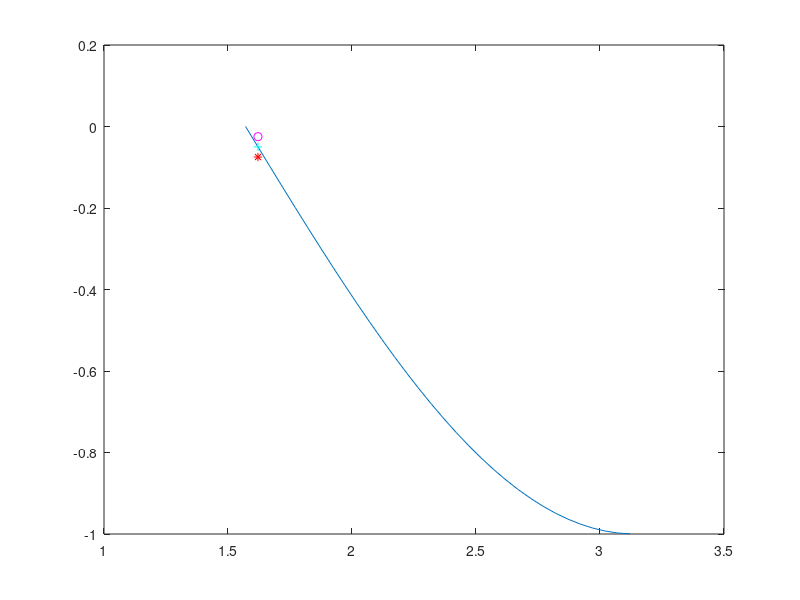

Source code (MATLAB): (Note: this script raises an error after producing the figure.)
fx = @(x)sin(x);
h = 0.05;
N = (pi - pi/2)/h;
A = pi/2:h:pi;
chinh_xac = cos(A);
plot(A,chinh_xac); hold on;
for i = 1:N
  X = pi/2 + i*h;
  SPT = (feval(fx,pi/2+(i+1)*h) - feval(fx,pi/2+i*h))/h;
  SPN = (feval(fx,pi/2+i*h) - feval(fx,pi/2+(i-1)*h))/h;
  SPTT = (feval(fx,pi/2+(i+1)*h) - feval(fx,pi/2+(i-1)*h))/(2*h);
  plot(X,SPT(i),'r*');
  plot(X,SPN(i),'mo');
  plot(X,SPTT(i),'c+');
end
